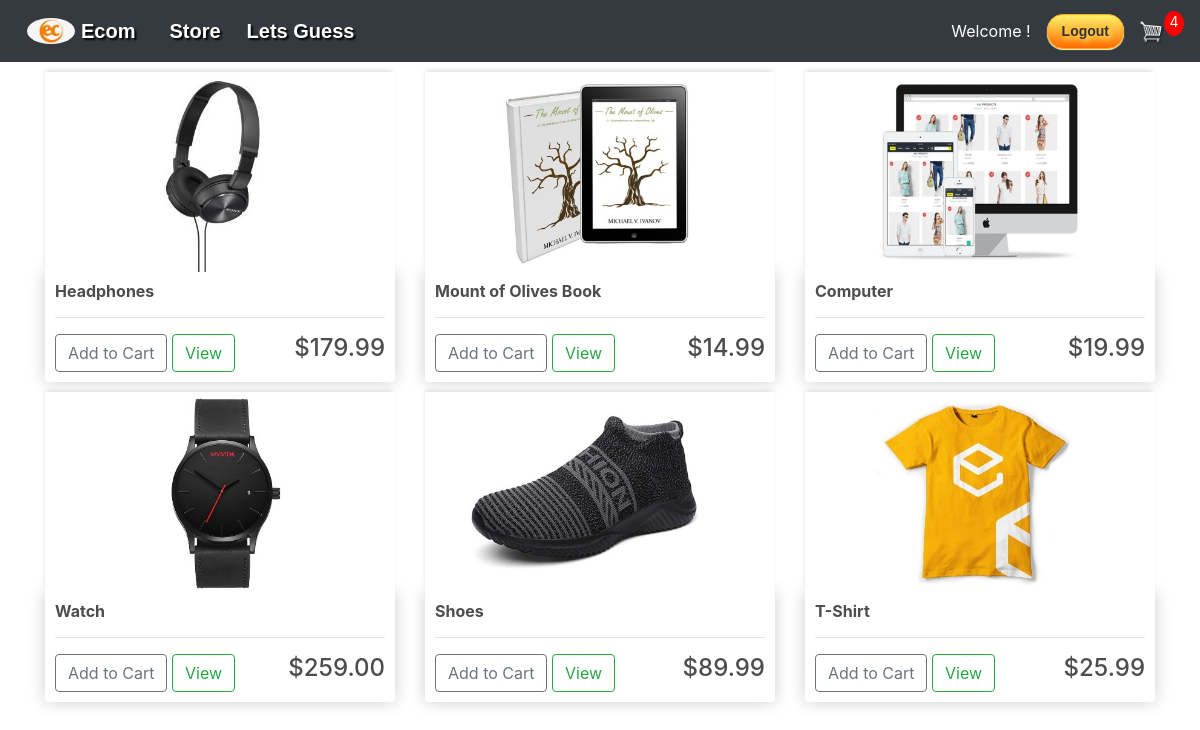
The app's page / (signed in) with its own data.
### store/models.py (models this page shows, shortened)
class Product(models.Model):
    name = models.CharField(max_length=200)
    price = models.FloatField()
    digital = models.BooleanField(default=False, null=True, blank=True)
    image = models.ImageField(null=True, blank=True)
    @property
    def imageURL(self):
        try:
            url = self.image.url
        except:
            url = ''
        return url

### store/views.py (the view)
# urls.py: path("",include("store.urls"))
def store(request):
    if request.user.is_authenticated:
        customer, created = Customer.objects.get_or_create(user=request.user)
        order, created = Order.objects.get_or_create(customer=customer, complete=False)
        items = order.orderitem_set.all()
        cartItems = order.get_cart_items
    else:
        cookieData = cookieCart(request)
        cartItems = cookieData['cartItems']
    products = Product.objects.all()
    context = {"products": products, "cartItems": cartItems}
    return render(request, "store/store.html", context)

### store/models.py (called while the page is built)
    @property
    def get_cart_items(self):
        orderitems = self.orderitem_set.all()
        total = sum([item.quantity for item in orderitems])
        return total

### store/templates/store/store.html
{% extends 'store/main.html' %}
{% load static %}
{% block content %}
    <div class="row">
        {% for product in products %}
            <div class="col-lg-4">
                <img class="thumbnail" src="{{ product.imageURL }}">
                <div class="box-element product">
                    <h6><strong>{{ product.name }}</strong></h6>
                    <hr>
                    <button data-product= {{ product.id }} data-action="add" class="btn btn-outline-secondary add-btn update-cart">Add to Cart</button>
                    <a class="btn btn-outline-success" href="#">View</a>
                    <h4 style="display: inline-block;float: right">${{ product.price|floatformat:2 }}</h4>
                </div>
            </div>
        {% endfor %}
    </div>
{% endblock content %}

### static/css/main.css (style rules this page uses)
body { background-color: hsl(0, 0%, 98%); }
h1, h2, h3, h4, h5, h6 { color: hsl(0, 0%, 30%); }
.box-element { box-shadow: hsl(0, 0%, 80%) 0 0 16px; background-color: #fff; border-radius: 4px; padding: 10px; }
.thumbnail { width: 100%; height: 200px; -webkit-box-shadow: -1px -3px 5px -2px rgba(214, 214, 214, 1); -moz-box-shadow: -1px -3px 5px -2px rgba(214, 214, 214, 1); box-shadow: -1px -3px 5px -2px rgba(214, 214, 214, 1); }
.product { border-radius: 0 0 4px 4px; }
.col-lg-4, .col-lg-6, .col-lg-8, .col-lg-12 { margin-top: 10px; }
.btn { border-radius: 0; }

### records on screen
Product: imageURL (picture), name "Headphones", price "179.99"
Product: imageURL (picture), name "Mount of Olives Book", price "14.99"
Product: imageURL (picture), name "Computer", price "19.99"
Product: imageURL (picture), name "Watch", price "259.00"
Product: imageURL (picture), name "Shoes", price "89.99"
Product: imageURL (picture), name "T-Shirt", price "25.99"

### other values on screen
{{ cartItems }} "4"
